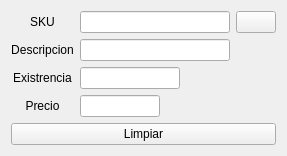
              <widget class="QWidget" name="page_buscar">
               <layout class="QVBoxLayout" name="verticalLayout_7">
                <item>
                 <layout class="QGridLayout" name="gridLayout_4">
                  <item row="2" column="0">
                   <widget class="QLabel" name="label_15">
                    <property name="text">
                     <string>Existrencia</string>
                    </property>
                    <property name="alignment">
                     <set>Qt::AlignCenter</set>
                    </property>
                   </widget>
                  </item>
                  <item row="2" column="1">
                   <widget class="QLineEdit" name="existencia_buscar">
                    <property name="minimumSize">
                     <size>
                      <width>100</width>
                      <height>0</height>
                     </size>
                    </property>
                    <property name="maximumSize">
                     <size>
                      <width>100</width>
                      <height>16777215</height>
                     </size>
                    </property>
                   </widget>
                  </item>
                  <item row="3" column="0">
                   <widget class="QLabel" name="label_18">
                    <property name="text">
                     <string>Precio</string>
                    </property>
                    <property name="alignment">
                     <set>Qt::AlignCenter</set>
                    </property>
                   </widget>
                  </item>
                  <item row="1" column="0">
                   <widget class="QLabel" name="label_17">
                    <property name="text">
                     <string>Descripcion</string>
                    </property>
                    <property name="alignment">
                     <set>Qt::AlignCenter</set>
                    </property>
                   </widget>
                  </item>
                  <item row="3" column="1">
                   <widget class="QLineEdit" name="precio_buscar">
                    <property name="minimumSize">
                     <size>
                      <width>80</width>
                      <height>0</height>
                     </size>
                    </property>
                    <property name="maximumSize">
                     <size>
                      <width>80</width>
                      <height>16777215</height>
                     </size>
                    </property>
                   </widget>
                  </item>
                  <item row="1" column="1">
                   <widget class="QLineEdit" name="descripcion_buscar"/>
                  </item>
                  <item row="0" column="1">
                   <widget class="QLineEdit" name="sku_buscar">
                    <property name="minimumSize">
                     <size>
                      <width>150</width>
                      <height>0</height>
                     </size>
                    </property>
                    <property name="maximumSize">
                     <size>
                      <width>150</width>
                      <height>16777215</height>
                     </size>
                    </property>
                   </widget>
                  </item>
                  <item row="0" column="0">
                   <widget class="QLabel" name="label_16">
                    <property name="layoutDirection">
                     <enum>Qt::LeftToRight</enum>
                    </property>
                    <property name="text">
                     <string>SKU</string>
                    </property>
                    <property name="alignment">
                     <set>Qt::AlignCenter</set>
                    </property>
                   </widget>
                  </item>
                  <item row="0" column="2">
                   <widget class="QPushButton" name="boton_buscar_buscar">
                    <property name="text">
                     <string/>
                    </property>
                    <property name="icon">
                     <iconset>
                      <normaloff>../../../resources/imagenes/BUSCAR.png</normaloff>../../../resources/imagenes/BUSCAR.png</iconset>
                    </property>
                    <property name="iconSize">
                     <size>
                      <width>32</width>
                      <height>32</height>
                     </size>
                    </property>
                   </widget>
                  </item>
                 </layout>
                </item>
                <item>
                 <widget class="QPushButton" name="boton_accion_limpiar">
                  <property name="text">
                   <string>Limpiar</string>
                  </property>
                  <property name="icon">
                   <iconset>
                    <normaloff>../../../resources/imagenes/limpiar.png</normaloff>../../../resources/imagenes/limpiar.png</iconset>
                  </property>
                  <property name="iconSize">
                   <size>
                    <width>32</width>
                    <height>32</height>
                   </size>
                  </property>
                 </widget>
                </item>
               </layout>
              </widget>
